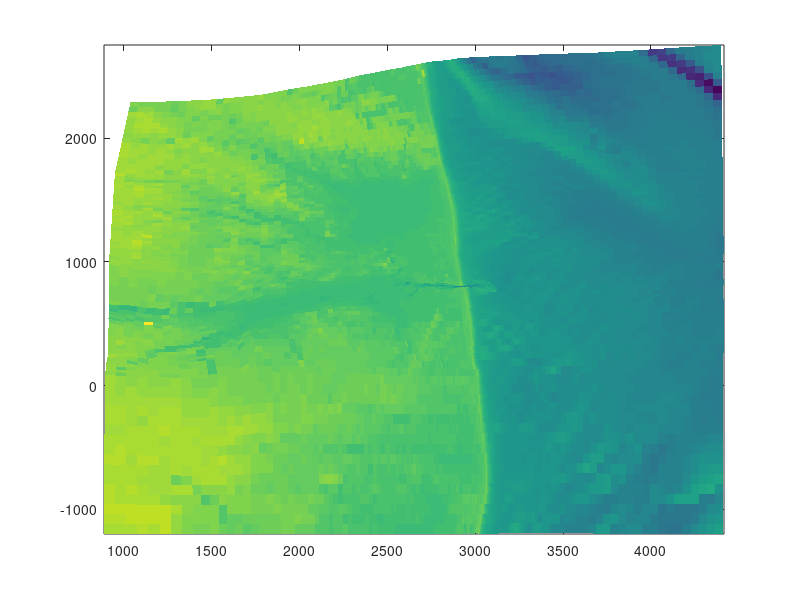

Source code (MATLAB):
clear all
dep=load('dep_162x90.txt');
x=load('x_164x92.txt');
x=x(1:end-2,1:end-2)';
y=load('y_164x92.txt');
y=y(1:end-2,1:end-2)';

pcolor(x,y,-dep),shading flat
hold on


